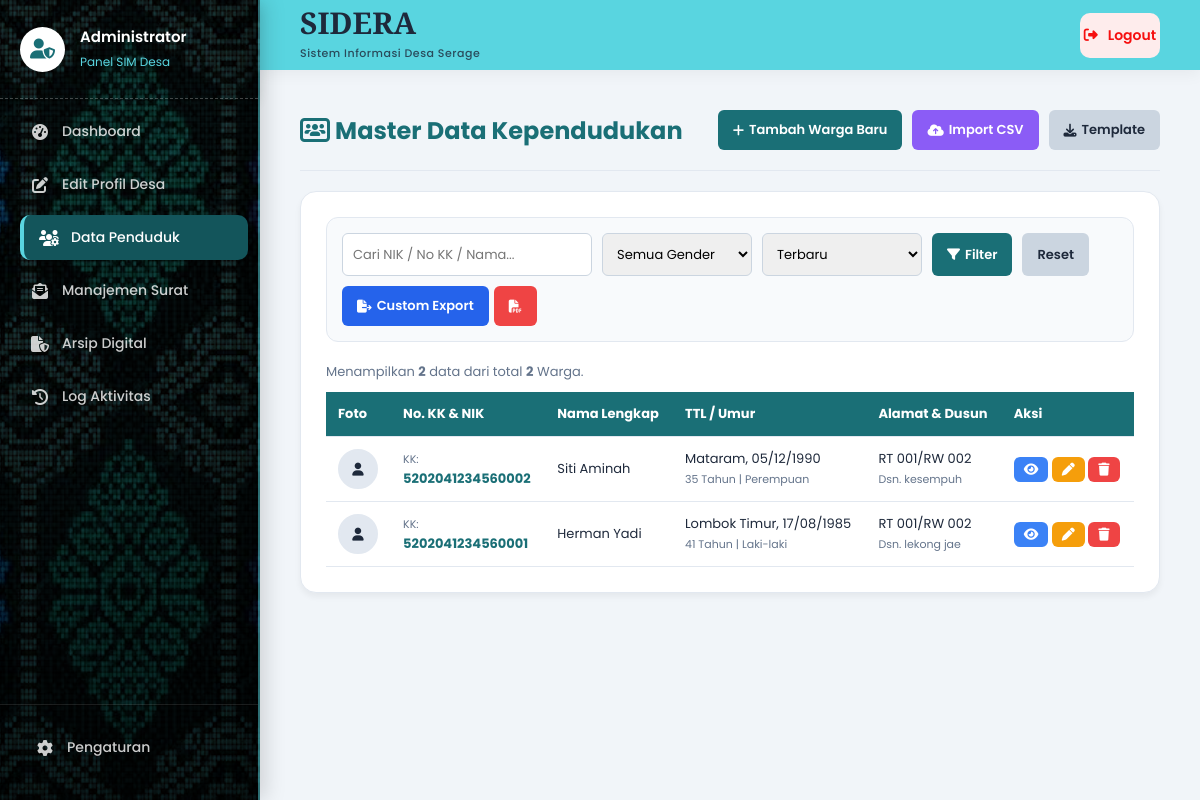
Screenshot of /admin/manajemen_penduduk.php (signed in) with the database file from the repository.
### tables this page shows
CREATE TABLE `penduduk` (
  `id` bigint(20) NOT NULL,
  `foto_warga` varchar(255) DEFAULT NULL,
  `nik` varchar(16) NOT NULL,
  `nama_lengkap` varchar(150) NOT NULL,
  `tempat_lahir` varchar(100) NOT NULL,
  `tgl_lahir` date NOT NULL,
  `umur` int(11) NOT NULL,
  `jenis_kelamin` varchar(20) NOT NULL,
  `rt` varchar(3) NOT NULL,
  `rw` varchar(3) NOT NULL,
  `nama_dusun` varchar(100) NOT NULL,
  `kel_desa` varchar(100) NOT NULL,
  `kecamatan` varchar(100) NOT NULL,
  `kabupaten` varchar(100) NOT NULL,
  `provinsi` varchar(100) NOT NULL,
  `agama` varchar(30) NOT NULL,
  `status_perkawinan` enum('Belum Kawin','Kawin','Cerai Hidup','Cerai Mati') NOT NULL,
  `pekerjaan` varchar(100) NOT NULL,
  `kewarganegaraan` varchar(50) DEFAULT 'wni',
  `arsip_foto_ktp_kk` varchar(255) DEFAULT NULL,
  `created_at` timestamp NOT NULL DEFAULT current_timestamp(),
  `updated_at` timestamp NOT NULL DEFAULT current_timestamp() ON UPDATE current_timestamp()
);

### admin/manajemen_penduduk.php (the view, shortened to what this page needs)
<?php
require_once '../config/koneksi.php';
require_once 'includes/admin_header.php';
$where_clauses = ["1=1"];
$search = isset($_GET['search']) ? $koneksi->real_escape_string($_GET['search']) : '';
$f_jk = isset($_GET['f_jk']) ? $koneksi->real_escape_string($_GET['f_jk']) : '';
$sort = isset($_GET['sort']) ? $koneksi->real_escape_string($_GET['sort']) : 'id DESC';
$where_sql = implode(' AND ', $where_clauses);
$limit = 15;
$page = isset($_GET['page']) ? (int)$_GET['page'] : 1;
$offset = ($page - 1) * $limit;
$q_total = $koneksi->query("SELECT COUNT(id) AS total FROM penduduk WHERE $where_sql");
$total_data = $q_total->fetch_assoc()['total'];
$q_penduduk = $koneksi->query("SELECT * FROM penduduk WHERE $where_sql ORDER BY $sort LIMIT $limit OFFSET $offset");
?>
<div class="page-header" style="display: flex; justify-content: space-between; align-items: center; padding-bottom: 20px; border-bottom: 1px solid #e2e8f0; margin-bottom: 20px;">
    <h1 class="page-title" style="margin: 0;"><i class="fa-solid fa-users-rectangle"></i> Master Data Kependudukan</h1>
    <div style="display: flex; gap: 10px;">
        <button class="btn btn-primary" onclick="openFormModal()"><i class="fa-solid fa-plus"></i> Tambah Warga Baru</button>
        <button class="btn btn-import" onclick="document.getElementById('import-box').style.display='block'"><i class="fa-solid fa-cloud-arrow-up"></i> Import CSV</button>
        <a href="template_penduduk.csv" download class="btn" style="background:#cbd5e0; color:#1e293b;"><i class="fa-solid fa-download"></i> Template</a>
    </div>
</div>
<div class="admin-card" style="overflow-x: auto;">
    <div style="background: #f8fafc; padding: 15px; border-radius: 12px; display: flex; flex-wrap: wrap; gap: 10px; align-items: center; margin-bottom: 20px; border: 1px solid #e2e8f0;">
        <form action="" method="GET" style="display: flex; gap: 10px; flex-wrap: wrap; flex-grow: 1;">
            <input type="text" name="search" class="form-control" placeholder="Cari NIK / No KK / Nama..." value="<?= htmlspecialchars($search) ?>" style="width: 250px;">
            <select name="f_jk" class="form-control" style="width: 150px;"><option value="">Semua Gender</option></select>
            <select name="sort" class="form-control" style="width: 160px;"><option value="id DESC" <?= $sort == 'id DESC' ? 'selected' : '' ?>>Terbaru</option></select>
            <button type="submit" class="btn btn-primary"><i class="fa-solid fa-filter"></i> Filter</button>
            <a href="data_penduduk.php" class="btn" style="background:#cbd5e0; color:#1e293b;">Reset</a>
        </form>
        <div style="display: flex; gap: 5px;">
            <button type="button" class="btn btn-custom-export" onclick="bukaModalExport()" title="Pilih Kolom Export"><i class="fa-solid fa-file-export"></i> Custom Export</button>
            <a href="export_pdf.php?search=<?= urlencode($search) ?>&f_jk=<?= urlencode($f_jk) ?>&sort=<?= urlencode($sort) ?>" target="_blank" class="btn btn-pdf" title="Export PDF"><i class="fa-solid fa-file-pdf"></i></a>
        </div>
    </div>
    <p style="font-size: 13px; color: #64748b; margin-bottom: 10px;">Menampilkan <b><?= $q_penduduk->num_rows ?></b> data dari total <b><?= $total_data ?></b> Warga.</p>
    <table class="data-table">
        <thead>
            <tr>
                <th>Foto</th><th>No. KK & NIK</th><th>Nama Lengkap</th><th>TTL / Umur</th><th>Alamat & Dusun</th><th>Aksi</th>
            </tr>
        </thead>
        <tbody>
            <?php
            if ($q_penduduk && $q_penduduk->num_rows > 0):
                while($p = $q_penduduk->fetch_assoc()):
                    $tampil_jk = $p['jenis_kelamin'];
            ?>
            <tr>
                <td>
                    <?php if($p['foto_warga']): ?>
                        <img src="../assets/uploads/warga/<?= $p['foto_warga'] ?>" class="avatar-mini">
                    <?php else: ?>
                        <div class="avatar-mini" style="background:#e2e8f0; display:flex; justify-content:center; align-items:center;"><i class="fa-solid fa-user"></i></div>
                    <?php endif; ?>
                </td>
                <td>
                    <span style="font-size: 11px; color: #64748b;">KK: <?= htmlspecialchars($p['no_kk']) ?></span><br>
                    <strong style="color: var(--primary);"><?= htmlspecialchars($p['nik']) ?></strong>
                </td>
                <td><?= htmlspecialchars($p['nama_lengkap']) ?></td>
                <td><?= htmlspecialchars($p['tempat_lahir']) ?>, <?= date('d/m/Y', strtotime($p['tgl_lahir'])) ?><br><span style="color:#64748b; font-size:11px;"><?= $p['umur'] ?> Tahun | <?= $tampil_jk ?></span></td>
                <td>RT <?= $p['rt'] ?>/RW <?= $p['rw'] ?><br><span style="color:#64748b; font-size:11px;">Dsn. <?= htmlspecialchars($p['nama_dusun']) ?></span></td>
                <td style="white-space: nowrap;">
                    <button class="btn" style="background:#3b82f6; padding:6px 10px;" onclick='showDetail(<?= json_encode($p) ?>)' title="Lihat Detail Kartu Keluarga"><i class="fa-solid fa-eye"></i></button>
                    <button class="btn" style="background:#f59e0b; padding:6px 10px;" onclick='editData(<?= json_encode($p) ?>)' title="Edit Data"><i class="fa-solid fa-pen"></i></button>
                    <a href="?hapus=<?= $p['id'] ?>" class="btn btn-pdf" style="padding:6px 10px;" onclick="return confirm('Hapus permanen?');"><i class="fa-solid fa-trash"></i></a>
                </td>
            </tr>
            <?php endwhile; else: ?>
            <tr><td colspan="6" style="text-align: center; padding: 30px;">Tidak ada data ditemukan.</td></tr>
            <?php endif; ?>
        </tbody>
    </table>
</div>
<?php require_once 'includes/admin_footer.php'; ?>

### admin/includes/admin_header.php (shortened to what this page needs)
<?php
$current_page = basename($_SERVER['PHP_SELF']);
?>
<!DOCTYPE html>
<html lang="id">
<head>
    <link rel="stylesheet" href="https://cdnjs.cloudflare.com/ajax/libs/font-awesome/6.4.0/css/all.min.css">
</head>
<body>
    <aside class="sidebar">
        <div class="sidebar-header">
            <div class="admin-avatar"><i class="fa-solid fa-user-shield"></i></div>
            <div class="admin-info">
                <h4>Administrator</h4>
                <span>Panel SIM Desa</span>
            </div>
        </div>
        <ul class="sidebar-menu">
            <li class="sidebar-item">
                <a href="index.php" class="sidebar-link <?= ($current_page == 'index.php') ? 'active' : '' ?>">
                    <i class="fa-solid fa-gauge-high"></i> Dashboard
                </a>
            </li>
            <li class="sidebar-item">
                <a href="edit_profil.php" class="sidebar-link <?= ($current_page == 'edit_profil.php') ? 'active' : '' ?>">
                    <i class="fa-solid fa-pen-to-square"></i> Edit Profil Desa
                </a>
            </li>
            <li class="sidebar-item">
                <a href="manajemen_penduduk.php" class="sidebar-link <?= ($current_page == 'manajemen_penduduk.php') ? 'active' : '' ?>">
                    <i class="fa-solid fa-users-gear"></i> Data Penduduk
                </a>
            </li>
            <li class="sidebar-item">
                <a href="manajemen_surat.php" class="sidebar-link <?= ($current_page == 'manajemen_surat.php') ? 'active' : '' ?>">
                    <i class="fa-solid fa-envelope-open-text"></i> Manajemen Surat
                </a>
            </li>
            <li class="sidebar-item">
                <a href="manajemen_arsip.php" class="sidebar-link <?= ($current_page == 'manajemen_arsip.php') ? 'active' : '' ?>">
                    <i class="fa-solid fa-file-shield"></i> Arsip Digital
                </a>
            </li>
            <?php if (isset($_SESSION['admin_role']) && $_SESSION['admin_role'] === 'Super Admin'): ?>
            <li class="sidebar-item">
                <a href="log_aktivitas.php" class="sidebar-link <?= ($current_page == 'log_aktivitas.php') ? 'active' : '' ?>">
                    <i class="fa-solid fa-clock-rotate-left"></i> Log Aktivitas
                </a>
            </li>
            <?php endif; ?>
        </ul>
        <div class="sidebar-bottom">
            <a href="pengaturan_user.php" class="sidebar-link" style="margin-bottom:10px;">
                <i class="fa-solid fa-gear"></i> Pengaturan
            </a>
        </div>
    </aside>
    <main class="main-wrapper">
        <header class="topbar">
            <div class="topbar-brand">
                <div class="brand-text">
                <a href="../index.php"><span class="brand-title">SIDERA</span></a>
                <span class="brand-subtitle">Sistem Informasi Desa Serage</span>
            </div>
            </div>
            <div class="topbar-user"><a href="logout.php" class="btn-logout">
                <i class="fa-solid fa-right-from-bracket"></i>Logout
            </a>
            </div>
        </header>
        <div class="content-area">

### admin/includes/admin_footer.php (shortened to what this page needs)
        </div>
    </main>
</body>
</html>

### admin/includes/admin_header.php (style rules this page uses)
:root { --sidebar-bg: #1a6f76; --sidebar-hover: #13555b; --topbar-bg: #59d5e0; --bg-light: #f1f5f9; --text-dark: #1e293b; --text-muted: #64748b; --primary: #1a6f76; --secondary: #59d5e0; --shadow-sm: 0 4px 6px rgba(0,0,0,0.05); --shadow-md: 0 10px 20px rgba(0,0,0,0.08); --transition: all 0.3s ease; }
* { margin: 0; padding: 0; box-sizing: border-box; font-family: 'Poppins', sans-serif; }
body { background-color: var(--bg-light); color: var(--text-dark); display: flex; min-height: 100vh; overflow-x: hidden; }
a { text-decoration: none; }
.sidebar { width: 260px; background: linear-gradient( to bottom, rgba(26, 111, 118, 0.90), rgba(15, 60, 65, 0.98) ), url('../assets/img/batik.jpeg'); background-size: cover; background-position: center top; background-blend-mode: multiply; box-shadow: inset -15px 0 25px rgba(0,0,0,0.35), 5px 0 20px rgba(0,0,0,0.15); border-right: 2px solid rgba(89, 213, 224, 0.5); color: #ffffff; position: fixed; top: 0; left: 0; bottom: 0; z-index: 100; display: flex; flex-direction: column; }
.sidebar-header { padding: 25px 20px; display: flex; align-items: center; gap: 15px; border-bottom: 1px dashed rgba(255,255,255,0.25); background: rgba(0,0,0,0.15); box-shadow: 0 4px 15px rgba(0,0,0,0.1); margin-bottom: 10px; }
.admin-avatar { width: 45px; height: 45px; background: #fff; border-radius: 50%; display: flex; justify-content: center; align-items: center; color: var(--primary); font-size: 20px; }
.admin-info h4 { font-size: 15px; font-weight: 600; margin: 0; }
.admin-info span { font-size: 12px; color: var(--secondary); }
.sidebar-menu { list-style: none; padding: 0 15px; flex-grow: 1; }
.sidebar-item { margin-bottom: 8px; }
.sidebar-link { display: flex; align-items: center; gap: 12px; padding: 12px 15px; color: rgba(255,255,255,0.8); border-radius: 10px; font-size: 14px; font-weight: 500; transition: var(--transition); }
.sidebar-link i { font-size: 16px; width: 20px; text-align: center; }
.sidebar-link:hover, .sidebar-link.active { background-color: var(--sidebar-hover); color: #ffffff; transform: translateX(5px); }
.sidebar-link.active { border-left: 4px solid var(--secondary); }
.sidebar-bottom { padding: 20px; border-top: 1px solid rgba(255,255,255,0.1); }
.btn-logout { display: flex; align-items: center; justify-content: center; gap: 10px; width: 100%; padding: 12px; background: rgba(239, 68, 68, 0.1); color: #f60f0f; border-radius: 10px; font-weight: 600; font-size: 14px; transition: var(--transition); }
.main-wrapper { flex-grow: 1; margin-left: 260px; display: flex; flex-direction: column; min-height: 100vh; }
.topbar { background-color: var(--topbar-bg); height: 70px; padding: 0 40px; display: flex; align-items: center; justify-content: space-between; position: sticky; top: 0; z-index: 99; box-shadow: 0 4px 15px rgba(0,0,0,0.05); }
.brand-title { font-family: 'Playfair Display', serif; font-size: 30px; font-weight: 700; color: var(--text-dark); line-height: 1; }
.brand-subtitle { font-size: 11px; font-weight: 500; color: var(--text-dark); opacity: 0.8; letter-spacing: 0.5px; margin-top: 4px; display: block; }
.topbar-user { display: flex; align-items: center; justify-content: center; width: 80px; height: 45px; background: rgb(255, 255, 255); border-radius: 10px; color: #111827; font-size: 18px; }
.content-area { padding: 40px; flex-grow: 1; }
.page-header { margin-bottom: 30px; }
.page-title { font-size: 24px; color: var(--primary); font-weight: 700; }
.admin-card { background: #ffffff; border-radius: 16px; padding: 25px; box-shadow: var(--shadow-sm); border: 1px solid #e2e8f0; }

### rows the page displays
penduduk: nik "5202041234560002", nama_lengkap "Siti Aminah", tempat_lahir "Mataram", tgl_lahir "05/12/1990", umur "35", jenis_kelamin "Perempuan", rt "001", rw "002", nama_dusun "kesempuh"
penduduk: nik "5202041234560001", nama_lengkap "Herman Yadi", tempat_lahir "Lombok Timur", tgl_lahir "17/08/1985", umur "41", jenis_kelamin "Laki-laki", rt "001", rw "002", nama_dusun "lekong jae"

### other values shown
$q_penduduk->num_rows "2"
$total_data "2"
